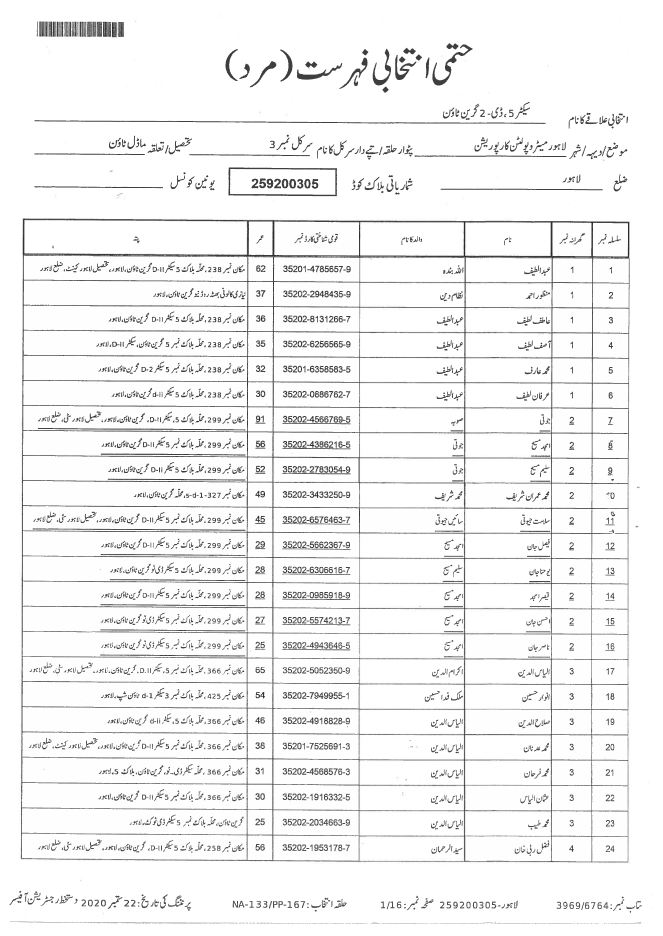
#> input picture pdf_img/16544460977400001-03.jpg, 2649 x 3743 px (shown at 1/4 size); its folder holds only this picture in this run
$ python focus_text.py
#> lines starting #> are read from the running program, lines starting #| are printed output that depends on the picture; after the words box and inside, x2 and y2 are one past the last pixel; in counts of white or black regions, pixels touching at a corner belong together
import cv2
import numpy as np
import time
import csv
import pytesseract
import os
import threading
from PIL import Image, ImageChops
## Init
global thread_kill_flags
input_folder = "pdf_img/"
output_folder = "output_img/"
out_csv = "table_1.csv"
pytesseract.pytesseract.tesseract_cmd = r"C:\Program Files\Tesseract-OCR\tesseract.exe"

# [7 lines left out: function img_preprocessing, not called in this run]


def caculate_time_difference(start_milliseconds, end_milliseconds, filename):
    if filename == 'total':
        diff_milliseconds = int(end_milliseconds) - int(start_milliseconds)
        seconds=(diff_milliseconds / 1000) % 60
        minutes=(diff_milliseconds/(1000*60))%60
        hours=(diff_milliseconds/(1000*60*60))%24
        print("Total run time", hours,":",minutes,":",seconds)
    else:
        diff_milliseconds = int(end_milliseconds) - int(start_milliseconds)
        seconds=(diff_milliseconds / 1000) % 60
        print(seconds, "s", filename)


# [22 lines left out: function sort_contours, not called in this run]


#Functon for extracting the box
def box_extraction(img_for_box_extraction_path, cropped_dir_path):
#> called with img_for_box_extraction_path = 'pdf_img/16544460977400001-03.jpg', cropped_dir_path = 'output_img/'
    filename_no_xtensn = img_for_box_extraction_path.split(".")[0]
    filename_no_folder = filename_no_xtensn.split(input_folder)[1]
    img = cv2.imread(img_for_box_extraction_path, 0)  # Read the image
#> img is the input picture: shape (3743, 2649); min 16, max 255, mean 242
    img1 = cv2.imread(img_for_box_extraction_path)  # Read the image

    Cimg_gray_para = [3, 3, 0]
    Cimg_blur_para = [150, 255]

    gray_img = cv2.cvtColor(img1, cv2.COLOR_BGR2GRAY)
    blurred_img = cv2.GaussianBlur(gray_img, (Cimg_gray_para[0], Cimg_gray_para[1]), Cimg_gray_para[2])
    (thresh, img_bin) = cv2.threshold(blurred_img, 200, 255,
                                      cv2.THRESH_BINARY | cv2.THRESH_OTSU)  # Thresholding the image
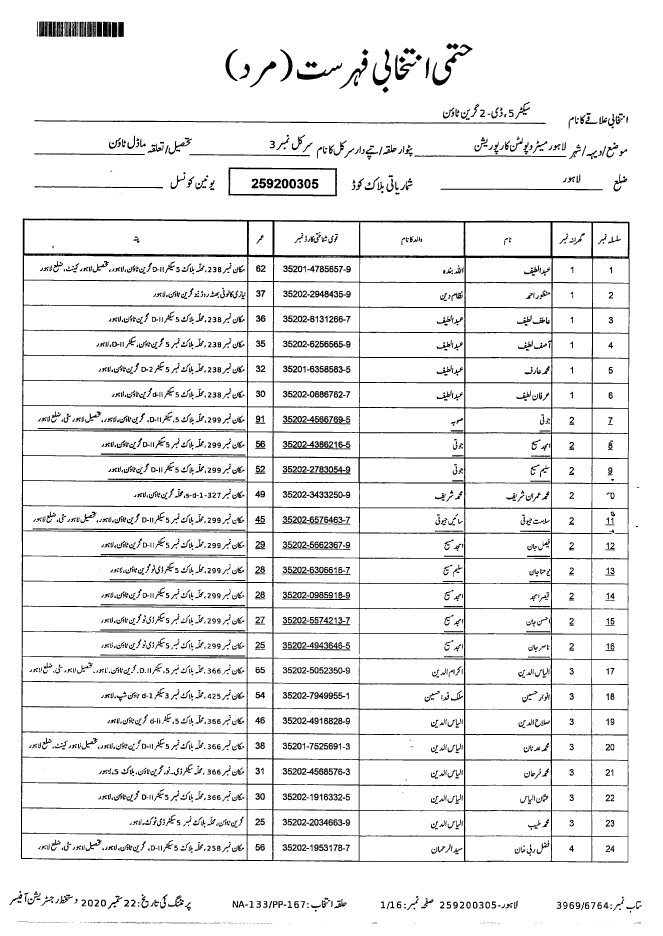
#> img_bin: shape (3743, 2649) (shown at 1/4 size); 92.7% white; 2481 black regions (128 under 20 px), largest, box (x1, y1, x2, y2) and area: (83, 874, 2518, 3450) 305276, (138, 481, 2183, 496) 8088, (914, 670, 1348, 785) 6390
#> thresh = 179
    img_bin = 255-img_bin  # Invert the image
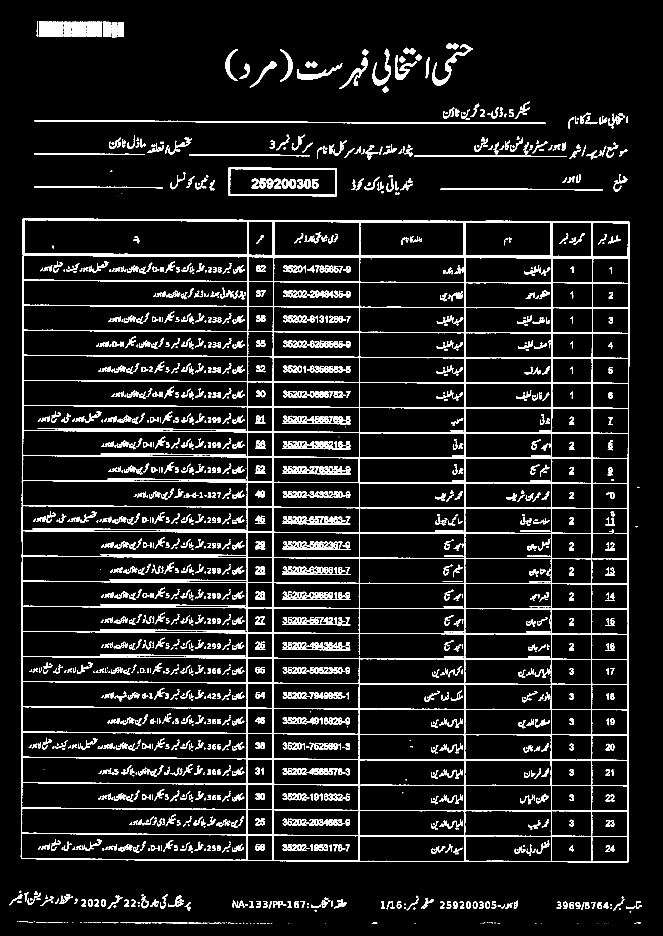
#> img_bin: shape (3743, 2649) (shown at 1/4 size); 7.3% white; 2481 white regions (128 under 20 px), largest, box (x1, y1, x2, y2) and area: (83, 874, 2518, 3450) 305276, (138, 481, 2183, 496) 8088, (914, 670, 1348, 785) 6390

    # Defining a kernel length
    kernel_length = np.array(img).shape[1]//40
#> kernel_length = 66

    # A verticle kernel of (1 X kernel_length), which will detect all the verticle lines from the image.
    verticle_kernel = cv2.getStructuringElement(cv2.MORPH_RECT, (1, kernel_length))
#> verticle_kernel = 66 values from 1 to 1
    # A horizontal kernel of (kernel_length X 1), which will help to detect all the horizontal line from the image.
    hori_kernel = cv2.getStructuringElement(cv2.MORPH_RECT, (kernel_length, 1))
    # A kernel of (3 X 3) ones.
    kernel = cv2.getStructuringElement(cv2.MORPH_RECT, (3, 3))

    folder = "focus_text_Images/"
    # Morphological operation to detect verticle lines from an image
    img_temp1 = cv2.erode(img_bin, verticle_kernel, iterations=1)
#> img_temp1: shape (3743, 2649); 0.6% white; 22 white regions (3 under 20 px), largest, box (x1, y1, x2, y2) and area: (84, 907, 98, 3404) 9408, (1855, 917, 1863, 3416) 9331, (2366, 919, 2372, 3417) 6218
    verticle_lines_img = cv2.dilate(img_temp1, verticle_kernel, iterations=1)
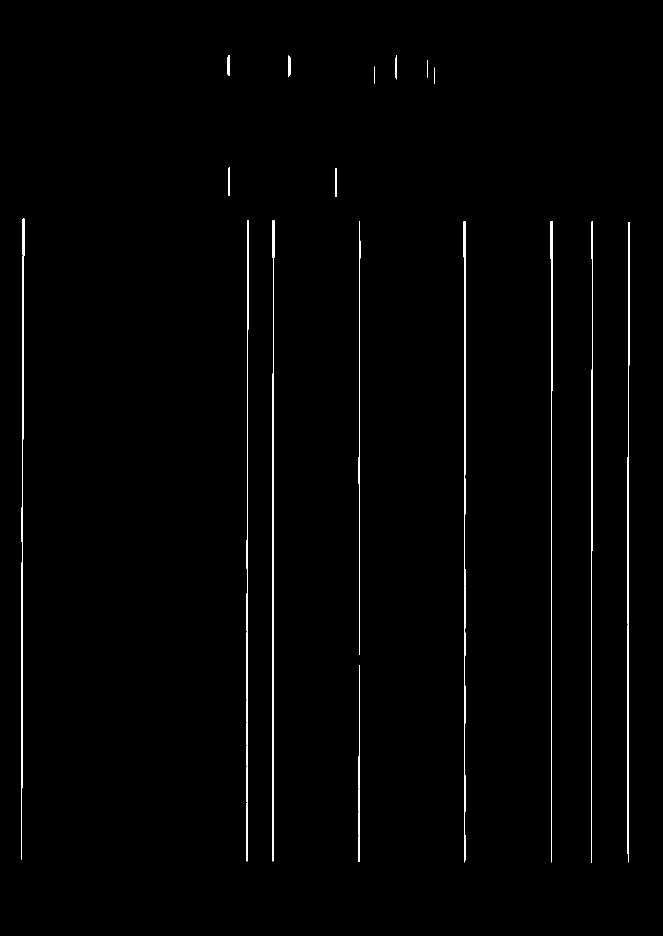
#> verticle_lines_img: shape (3743, 2649) (shown at 1/4 size); 0.72% white; 22 white regions, largest, box (x1, y1, x2, y2) and area: (1855, 885, 1863, 3449) 10891, (84, 875, 98, 3437) 10513, (2366, 887, 2372, 3450) 6933
    v_file_name = "v_" + filename_no_folder + ".jpg"
    cv2.imwrite(folder + v_file_name, verticle_lines_img)

    # Morphological operation to detect horizontal lines from an image
    img_temp2 = cv2.erode(img_bin, hori_kernel, iterations=2)
#> img_temp2: shape (3743, 2649); 1.8% white; 58 white regions, largest, box (x1, y1, x2, y2) and area: (157, 1014, 2454, 1034) 15370, (157, 875, 2454, 891) 11935, (157, 1220, 2454, 1234) 6206
    horizontal_lines_img = cv2.dilate(img_temp2, hori_kernel, iterations=3)
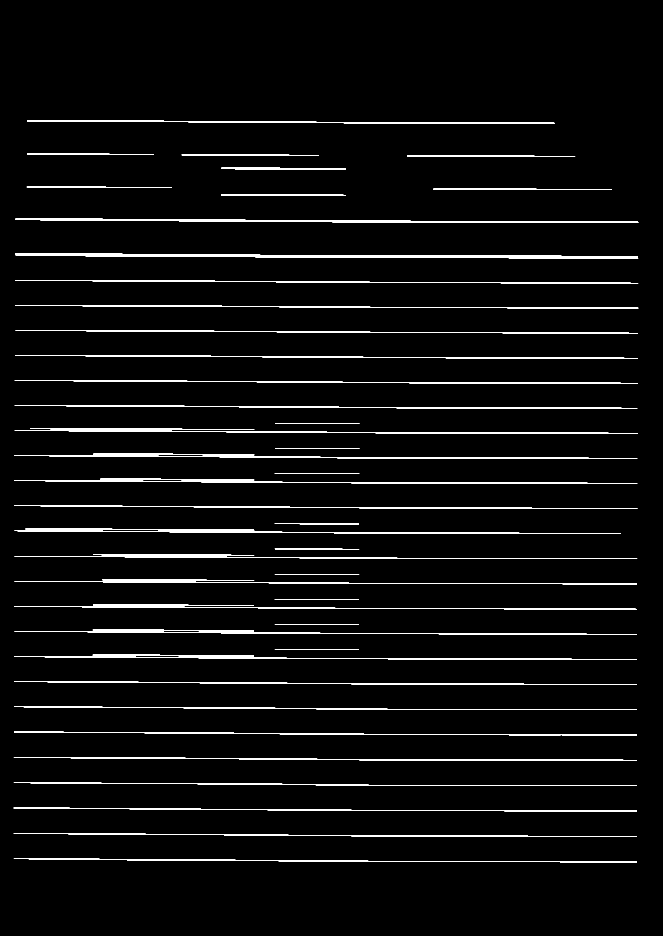
#> horizontal_lines_img: shape (3743, 2649) (shown at 1/4 size); 2.9% white; 52 white regions, largest, box (x1, y1, x2, y2) and area: (61, 1014, 2553, 1034) 20703, (61, 875, 2553, 891) 15195, (61, 1220, 2553, 1234) 9086
    h_file_name = "h_" + filename_no_folder + ".jpg"
    cv2.imwrite(folder + h_file_name, horizontal_lines_img)

    # Weighting parameters, this will decide the quantity of an image to be added to make a new image.
    alpha = 0.5
    beta = 1.0 - alpha

    # This function helps to add two image with specific weight parameter to get a third image as summation of two image.
    img_final_bin = cv2.addWeighted(verticle_lines_img, alpha, horizontal_lines_img, beta, 0.0)
    img_final_bin = cv2.erode(~img_final_bin, kernel, iterations=11)
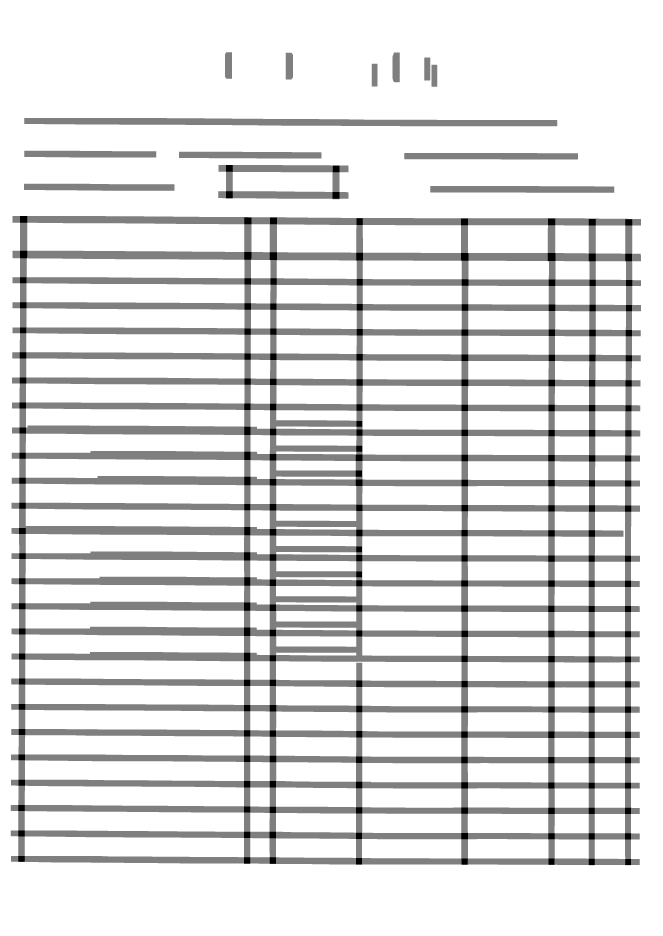
#> img_final_bin: shape (3743, 2649) (shown at 1/4 size); min 0, max 255, mean 222.6
    (thresh, img_final_bin) = cv2.threshold(img_final_bin, 128, 255, cv2.THRESH_BINARY | cv2.THRESH_OTSU)
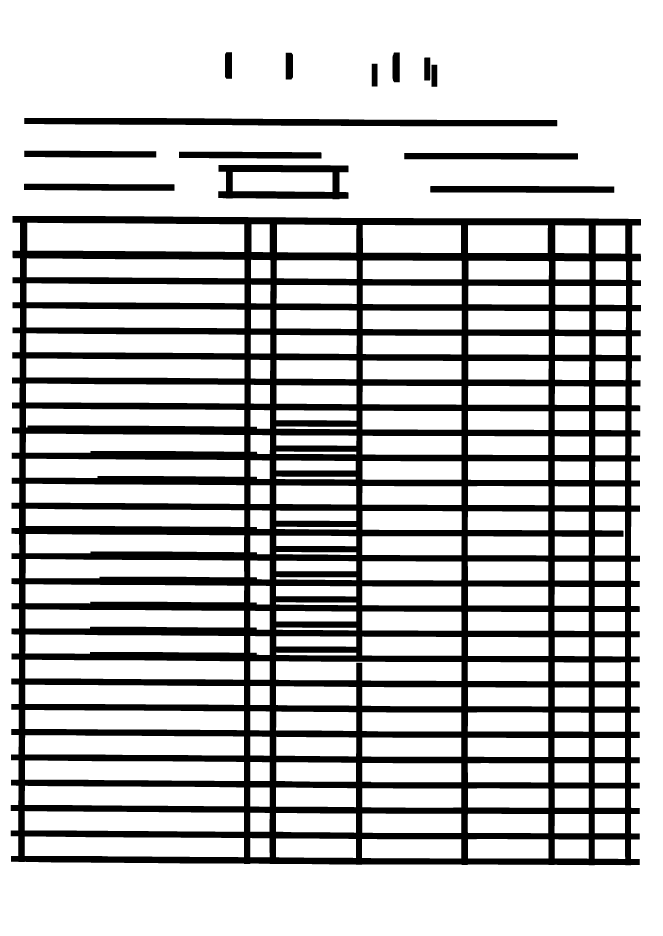
#> img_final_bin: shape (3743, 2649) (shown at 1/4 size); 76.1% white; 14 black regions, largest, box (x1, y1, x2, y2) and area: (43, 864, 2564, 3461) 2188381, (97, 472, 2229, 505) 54993, (873, 660, 1394, 797) 33453
#> thresh = 127
    f_file_name = "f_" + filename_no_folder + ".jpg"
    cv2.imwrite(folder + f_file_name, img_final_bin)

    # This is AND operation pixel by pixel
    dst = cv2.bitwise_and(img_bin, img_final_bin)
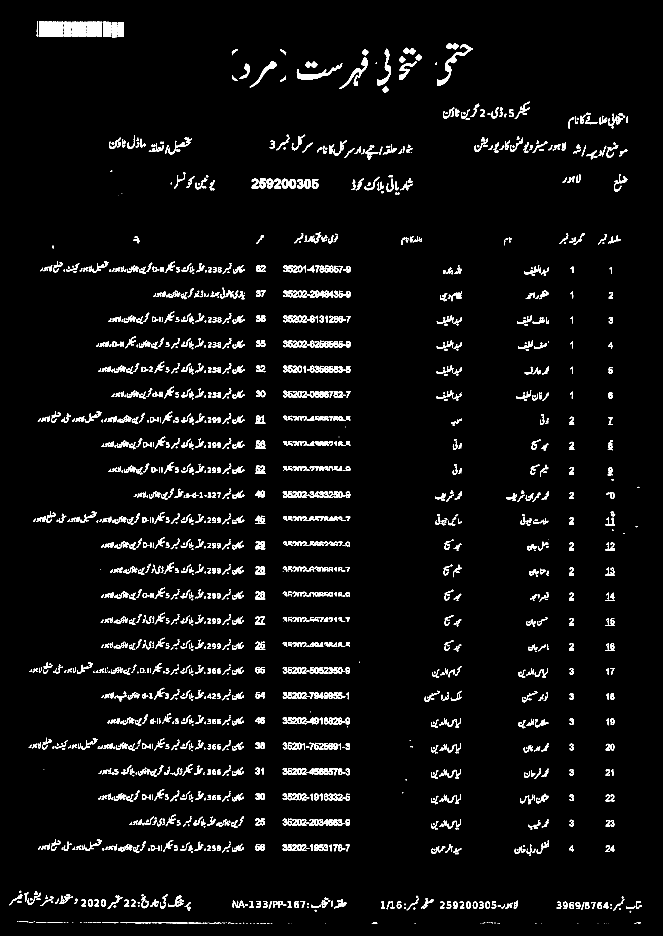
#> dst: shape (3743, 2649) (shown at 1/4 size); 3.4% white; 2440 white regions (152 under 20 px), largest, box (x1, y1, x2, y2) and area: (1749, 177, 1890, 342) 3326, (1187, 252, 1369, 319) 2933, (1510, 195, 1564, 342) 2078
    r_file_name = "result_" + filename_no_folder + ".jpg"
    cv2.imwrite(folder + r_file_name, dst)

# [7 lines left out: function processing, not called in this run]

class myThread (threading.Thread):
    # [7 lines left out: function __init__, not called in this run]
    def stop(self):
        self._stop.set()

    # [6 lines left out: function run, not called in this run]

def main(start_time):
    stop_threads = False
    filenames = []
    thread_list = []
    count_thread = 5
    for filename in os.listdir(input_folder):
        filenames.append(filename)

    mode = len(filenames) % (count_thread - 1)
    step = len(filenames) / (count_thread - 1)

    if len(filenames) < 5:
        start_total = str(int(round(time.time() * 1000)))
        for filename in os.listdir(input_folder):
            start_milliseconds = str(int(round(time.time() * 1000)))
            file_path = input_folder + filename
            box_extraction(file_path, output_folder);
            end_milliseconds = str(int(round(time.time() * 1000)))
            # caculate_time_difference(start_milliseconds, end_milliseconds, filename)
        end_total = str(int(round(time.time() * 1000)))
        caculate_time_difference(start_total, end_total, "total")
    else:
        for i in range(1, count_thread):
            files = filenames[int(step)*(i-1) : int(step)*i]
            # Create new threads
            thread = myThread(i, "Thread_"+str(i), files, start_time)
            thread_list.append(thread)

        # Start new Threads
        for thread in thread_list:
            thread.start()

        if mode != 0:
        # Start mode Threads
            files = filenames[(count_thread - 1)*int(step):]
            thread1 = myThread(count_thread, "Thread_"+str(count_thread), files, start_time)
            thread1.start()

if __name__ == '__main__':
    print("Reading image..")
    start_time = str(int(round(time.time() * 1000)))
    main(start_time)
